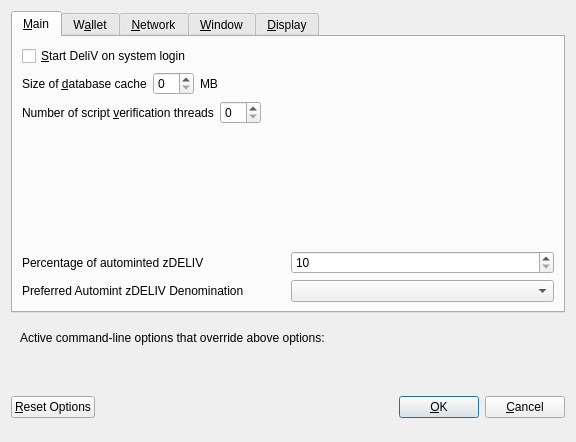
<?xml version="1.0" encoding="UTF-8"?>
<ui version="4.0">
 <class>OptionsDialog</class>
 <widget class="QDialog" name="OptionsDialog">
  <property name="geometry">
   <rect>
    <x>0</x>
    <y>0</y>
    <width>576</width>
    <height>442</height>
   </rect>
  </property>
  <property name="windowTitle">
   <string>Options</string>
  </property>
  <property name="modal">
   <bool>true</bool>
  </property>
  <layout class="QVBoxLayout" name="verticalLayout">
   <item>
    <widget class="QTabWidget" name="tabWidget">
     <property name="currentIndex">
      <number>0</number>
     </property>
     <widget class="QWidget" name="tabMain">
      <attribute name="title">
       <string>&amp;Main</string>
      </attribute>
      <layout class="QVBoxLayout" name="verticalLayout_Main">
       <item>
        <widget class="QCheckBox" name="bitcoinAtStartup">
         <property name="toolTip">
          <string>Automatically start DeliV after logging in to the system.</string>
         </property>
         <property name="text">
          <string>&amp;Start DeliV on system login</string>
         </property>
        </widget>
       </item>
       <item>
        <layout class="QHBoxLayout" name="horizontalLayout_2_Main">
         <item>
          <widget class="QLabel" name="databaseCacheLabel">
           <property name="text">
            <string>Size of &amp;database cache</string>
           </property>
           <property name="textFormat">
            <enum>Qt::PlainText</enum>
           </property>
           <property name="buddy">
            <cstring>databaseCache</cstring>
           </property>
          </widget>
         </item>
         <item>
          <widget class="QSpinBox" name="databaseCache"/>
         </item>
         <item>
          <widget class="QLabel" name="databaseCacheUnitLabel">
           <property name="text">
            <string>MB</string>
           </property>
           <property name="textFormat">
            <enum>Qt::PlainText</enum>
           </property>
          </widget>
         </item>
         <item>
          <spacer name="horizontalSpacer_2_Main">
           <property name="orientation">
            <enum>Qt::Horizontal</enum>
           </property>
           <property name="sizeHint" stdset="0">
            <size>
             <width>40</width>
             <height>20</height>
            </size>
           </property>
          </spacer>
         </item>
        </layout>
       </item>
       <item>
        <layout class="QHBoxLayout" name="horizontalLayout_3_Main">
         <item>
          <widget class="QLabel" name="threadsScriptVerifLabel">
           <property name="text">
            <string>Number of script &amp;verification threads</string>
           </property>
           <property name="textFormat">
            <enum>Qt::PlainText</enum>
           </property>
           <property name="buddy">
            <cstring>threadsScriptVerif</cstring>
           </property>
          </widget>
         </item>
         <item>
          <widget class="QSpinBox" name="threadsScriptVerif">
           <property name="toolTip">
            <string>(0 = auto, &lt;0 = leave that many cores free)</string>
           </property>
          </widget>
         </item>
         <item>
          <spacer name="horizontalSpacer_3_Main">
           <property name="orientation">
            <enum>Qt::Horizontal</enum>
           </property>
           <property name="sizeHint" stdset="0">
            <size>
             <width>40</width>
             <height>20</height>
            </size>
           </property>
          </spacer>
         </item>
        </layout>
       </item>
       <item>
        <spacer name="verticalSpacer_2">
         <property name="orientation">
          <enum>Qt::Vertical</enum>
         </property>
         <property name="sizeHint" stdset="0">
          <size>
           <width>20</width>
           <height>40</height>
          </size>
         </property>
        </spacer>
       </item>
       <item>
        <layout class="QHBoxLayout" name="horizontalLayout_3">
         <item>
          <widget class="QLabel" name="percentage_label">
           <property name="toolTip">
            <string>Percentage of incoming DELIV which get automatically converted to zDELIV via Zerocoin Protocol (min: 10%)</string>
           </property>
           <property name="text">
            <string>Percentage of autominted zDELIV</string>
           </property>
          </widget>
         </item>
         <item>
          <widget class="QSpinBox" name="zeromintPercentage">
           <property name="minimum">
            <number>10</number>
           </property>
           <property name="maximum">
            <number>100</number>
           </property>
          </widget>
         </item>
        </layout>
       </item>
       <item>
        <layout class="QHBoxLayout" name="horizontalLayout" stretch="0,0">
         <property name="sizeConstraint">
          <enum>QLayout::SetFixedSize</enum>
         </property>
         <item>
          <widget class="QLabel" name="labelPreferredDenom">
           <property name="maximumSize">
            <size>
             <width>16777215</width>
             <height>16777215</height>
            </size>
           </property>
           <property name="toolTip">
            <string>Wait with automatic conversion to Zerocoin until enough DELIV for this denomination is available</string>
           </property>
           <property name="text">
            <string>Preferred Automint zDELIV Denomination</string>
           </property>
          </widget>
         </item>
         <item>
          <widget class="QComboBox" name="preferredDenom">
           <property name="maximumSize">
            <size>
             <width>16777215</width>
             <height>27</height>
            </size>
           </property>
           <property name="toolTip">
            <string>Wait with automatic conversion to Zerocoin until enough DELIV for this denomination is available</string>
           </property>
           <property name="maxVisibleItems">
            <number>9</number>
           </property>
           <property name="maxCount">
            <number>9</number>
           </property>
          </widget>
         </item>
        </layout>
       </item>
      </layout>
     </widget>
     <widget class="QWidget" name="tabWallet">
      <attribute name="title">
       <string>W&amp;allet</string>
      </attribute>
      <layout class="QVBoxLayout" name="verticalLayout_Wallet">
       <item>
        <widget class="QGroupBox" name="groupBox">
         <property name="title">
          <string>Expert</string>
         </property>
         <layout class="QVBoxLayout" name="verticalLayout_2">
          <item>
           <widget class="QCheckBox" name="coinControlFeatures">
            <property name="toolTip">
             <string>Whether to show coin control features or not.</string>
            </property>
            <property name="text">
             <string>Enable coin &amp;control features</string>
            </property>
           </widget>
          </item>
          <item>
           <widget class="QCheckBox" name="showMasternodesTab">
            <property name="toolTip">
             <string>Show additional tab listing all your masternodes in first sub-tab&lt;br/&gt;and all masternodes on the network in second sub-tab.</string>
            </property>
            <property name="text">
             <string>Show Masternodes Tab</string>
            </property>
           </widget>
          </item>
          <item>
           <widget class="QCheckBox" name="spendZeroConfChange">
            <property name="toolTip">
             <string>If you disable the spending of unconfirmed change, the change from a transaction&lt;br/&gt;cannot be used until that transaction has at least one confirmation.&lt;br/&gt;This also affects how your balance is computed.</string>
            </property>
            <property name="text">
             <string>&amp;Spend unconfirmed change</string>
            </property>
           </widget>
          </item>
         </layout>
        </widget>
       </item>
       <item>
        <spacer name="verticalSpacer_Wallet">
         <property name="orientation">
          <enum>Qt::Vertical</enum>
         </property>
         <property name="sizeHint" stdset="0">
          <size>
           <width>20</width>
           <height>40</height>
          </size>
         </property>
        </spacer>
       </item>
      </layout>
     </widget>
     <widget class="QWidget" name="tabNetwork">
      <attribute name="title">
       <string>&amp;Network</string>
      </attribute>
      <layout class="QVBoxLayout" name="verticalLayout_Network">
       <item>
        <widget class="QCheckBox" name="mapPortUpnp">
         <property name="toolTip">
          <string>Automatically open the DeliV client port on the router. This only works when your router supports UPnP and it is enabled.</string>
         </property>
         <property name="text">
          <string>Map port using &amp;UPnP</string>
         </property>
        </widget>
       </item>
       <item>
        <widget class="QCheckBox" name="allowIncoming">
         <property name="toolTip">
          <string>Accept connections from outside</string>
         </property>
         <property name="text">
          <string>Allow incoming connections</string>
         </property>
        </widget>
       </item>
       <item>
        <widget class="QCheckBox" name="connectSocks">
         <property name="toolTip">
          <string>Connect to the DeliV network through a SOCKS5 proxy.</string>
         </property>
         <property name="text">
          <string>&amp;Connect through SOCKS5 proxy (default proxy):</string>
         </property>
        </widget>
       </item>
       <item>
        <layout class="QHBoxLayout" name="horizontalLayout_1_Network">
         <item>
          <widget class="QLabel" name="proxyIpLabel">
           <property name="text">
            <string>Proxy &amp;IP:</string>
           </property>
           <property name="textFormat">
            <enum>Qt::PlainText</enum>
           </property>
           <property name="buddy">
            <cstring>proxyIp</cstring>
           </property>
          </widget>
         </item>
         <item>
          <widget class="QValidatedLineEdit" name="proxyIp">
           <property name="minimumSize">
            <size>
             <width>140</width>
             <height>0</height>
            </size>
           </property>
           <property name="maximumSize">
            <size>
             <width>140</width>
             <height>16777215</height>
            </size>
           </property>
           <property name="toolTip">
            <string>IP address of the proxy (e.g. IPv4: 127.0.0.1 / IPv6: ::1)</string>
           </property>
          </widget>
         </item>
         <item>
          <widget class="QLabel" name="proxyPortLabel">
           <property name="text">
            <string>&amp;Port:</string>
           </property>
           <property name="textFormat">
            <enum>Qt::PlainText</enum>
           </property>
           <property name="buddy">
            <cstring>proxyPort</cstring>
           </property>
          </widget>
         </item>
         <item>
          <widget class="QLineEdit" name="proxyPort">
           <property name="minimumSize">
            <size>
             <width>55</width>
             <height>0</height>
            </size>
           </property>
           <property name="maximumSize">
            <size>
             <width>55</width>
             <height>16777215</height>
            </size>
           </property>
           <property name="toolTip">
            <string>Port of the proxy (e.g. 9050)</string>
           </property>
          </widget>
         </item>
         <item>
          <spacer name="horizontalSpacer_1_Network">
           <property name="orientation">
            <enum>Qt::Horizontal</enum>
           </property>
           <property name="sizeHint" stdset="0">
            <size>
             <width>40</width>
             <height>20</height>
            </size>
           </property>
          </spacer>
         </item>
        </layout>
       </item>
       <item>
        <spacer name="verticalSpacer_Network">
         <property name="orientation">
          <enum>Qt::Vertical</enum>
         </property>
         <property name="sizeHint" stdset="0">
          <size>
           <width>20</width>
           <height>40</height>
          </size>
         </property>
        </spacer>
       </item>
      </layout>
     </widget>
     <widget class="QWidget" name="tabWindow">
      <attribute name="title">
       <string>&amp;Window</string>
      </attribute>
      <layout class="QVBoxLayout" name="verticalLayout_Window">
       <item>
        <widget class="QCheckBox" name="minimizeToTray">
         <property name="toolTip">
          <string>Show only a tray icon after minimizing the window.</string>
         </property>
         <property name="text">
          <string>&amp;Minimize to the tray instead of the taskbar</string>
         </property>
        </widget>
       </item>
       <item>
        <widget class="QCheckBox" name="minimizeOnClose">
         <property name="toolTip">
          <string>Minimize instead of exit the application when the window is closed. When this option is enabled, the application will be closed only after selecting Quit in the menu.</string>
         </property>
         <property name="text">
          <string>M&amp;inimize on close</string>
         </property>
        </widget>
       </item>
       <item>
        <spacer name="verticalSpacer_Window">
         <property name="orientation">
          <enum>Qt::Vertical</enum>
         </property>
         <property name="sizeHint" stdset="0">
          <size>
           <width>20</width>
           <height>40</height>
          </size>
         </property>
        </spacer>
       </item>
      </layout>
     </widget>
     <widget class="QWidget" name="tabDisplay">
      <attribute name="title">
       <string>&amp;Display</string>
      </attribute>
      <layout class="QVBoxLayout" name="verticalLayout_Display">
       <item>
        <layout class="QHBoxLayout" name="horizontalLayout_1_Display">
         <item>
          <widget class="QLabel" name="langLabel">
           <property name="text">
            <string>User Interface &amp;language:</string>
           </property>
           <property name="textFormat">
            <enum>Qt::PlainText</enum>
           </property>
           <property name="buddy">
            <cstring>lang</cstring>
           </property>
          </widget>
         </item>
         <item>
          <widget class="QValueComboBox" name="lang">
           <property name="toolTip">
            <string>The user interface language can be set here. This setting will take effect after restarting DeliV.</string>
           </property>
          </widget>
         </item>
        </layout>
       </item>
       <item>
        <widget class="QLabel" name="label_3">
         <property name="toolTip">
          <string notr="true"/>
         </property>
         <property name="statusTip">
          <string notr="true"/>
         </property>
         <property name="whatsThis">
          <string notr="true"/>
         </property>
         <property name="accessibleName">
          <string notr="true"/>
         </property>
         <property name="text">
          <string>Language missing or translation incomplete? Help contributing translations here:
https://www.transifex.com/DeliV-project/DeliV-project-translations</string>
         </property>
         <property name="wordWrap">
          <bool>true</bool>
         </property>
         <property name="openExternalLinks">
          <bool>true</bool>
         </property>
         <property name="textInteractionFlags">
          <set>Qt::TextBrowserInteraction</set>
         </property>
        </widget>
       </item>
       <item>
        <layout class="QHBoxLayout" name="horizontalLayout_4_Display" stretch="0,0">
         <item>
          <widget class="QLabel" name="themeLabel">
           <property name="text">
            <string>User Interface Theme:</string>
           </property>
          </widget>
         </item>
         <item>
          <widget class="QValueComboBox" name="theme"/>
         </item>
        </layout>
       </item>
       <item>
        <widget class="Line" name="line">
         <property name="orientation">
          <enum>Qt::Horizontal</enum>
         </property>
        </widget>
       </item>
       <item>
        <layout class="QHBoxLayout" name="horizontalLayout_2_Display">
         <item>
          <widget class="QLabel" name="unitLabel">
           <property name="text">
            <string>&amp;Unit to show amounts in:</string>
           </property>
           <property name="textFormat">
            <enum>Qt::PlainText</enum>
           </property>
           <property name="buddy">
            <cstring>unit</cstring>
           </property>
          </widget>
         </item>
         <item>
          <widget class="QValueComboBox" name="unit">
           <property name="toolTip">
            <string>Choose the default subdivision unit to show in the interface and when sending coins.</string>
           </property>
          </widget>
         </item>
        </layout>
       </item>
       <item>
        <layout class="QHBoxLayout" name="horizontalLayout_5_Display">
         <item>
          <widget class="QLabel" name="digitsLabel">
           <property name="text">
            <string>Decimal digits</string>
           </property>
          </widget>
         </item>
         <item>
          <widget class="QValueComboBox" name="digits"/>
         </item>
        </layout>
       </item>
       <item>
        <layout class="QHBoxLayout" name="horizontalLayout_3_Display">
         <item>
          <widget class="QLabel" name="thirdPartyTxUrlsLabel">
           <property name="toolTip">
            <string>Third party URLs (e.g. a block explorer) that appear in the transactions tab as context menu items. %s in the URL is replaced by transaction hash. Multiple URLs are separated by vertical bar |.</string>
           </property>
           <property name="text">
            <string>Third party transaction URLs</string>
           </property>
           <property name="buddy">
            <cstring>thirdPartyTxUrls</cstring>
           </property>
          </widget>
         </item>
         <item>
          <widget class="QLineEdit" name="thirdPartyTxUrls">
           <property name="toolTip">
            <string>Third party URLs (e.g. a block explorer) that appear in the transactions tab as context menu items. %s in the URL is replaced by transaction hash. Multiple URLs are separated by vertical bar |.</string>
           </property>
          </widget>
         </item>
        </layout>
       </item>
       <item>
        <spacer name="verticalSpacer">
         <property name="orientation">
          <enum>Qt::Vertical</enum>
         </property>
         <property name="sizeHint" stdset="0">
          <size>
           <width>20</width>
           <height>40</height>
          </size>
         </property>
        </spacer>
       </item>
      </layout>
     </widget>
    </widget>
   </item>
   <item>
    <widget class="QFrame" name="frame">
     <layout class="QVBoxLayout" name="verticalLayout_Bottom">
      <item>
       <layout class="QHBoxLayout" name="horizontalLayout_Bottom">
        <item>
         <widget class="QLabel" name="overriddenByCommandLineInfoLabel">
          <property name="text">
           <string>Active command-line options that override above options:</string>
          </property>
          <property name="textFormat">
           <enum>Qt::PlainText</enum>
          </property>
         </widget>
        </item>
        <item>
         <spacer name="horizontalSpacer_Bottom">
          <property name="orientation">
           <enum>Qt::Horizontal</enum>
          </property>
          <property name="sizeHint" stdset="0">
           <size>
            <width>40</width>
            <height>20</height>
           </size>
          </property>
         </spacer>
        </item>
       </layout>
      </item>
      <item>
       <widget class="QLabel" name="overriddenByCommandLineLabel">
        <property name="text">
         <string/>
        </property>
        <property name="textFormat">
         <enum>Qt::PlainText</enum>
        </property>
        <property name="wordWrap">
         <bool>true</bool>
        </property>
       </widget>
      </item>
     </layout>
    </widget>
   </item>
   <item>
    <layout class="QHBoxLayout" name="horizontalLayout_Buttons">
     <item>
      <widget class="QPushButton" name="resetButton">
       <property name="toolTip">
        <string>Reset all client options to default.</string>
       </property>
       <property name="text">
        <string>&amp;Reset Options</string>
       </property>
       <property name="autoDefault">
        <bool>false</bool>
       </property>
      </widget>
     </item>
     <item>
      <spacer name="horizontalSpacer_1">
       <property name="orientation">
        <enum>Qt::Horizontal</enum>
       </property>
       <property name="sizeHint" stdset="0">
        <size>
         <width>40</width>
         <height>48</height>
        </size>
       </property>
      </spacer>
     </item>
     <item>
      <widget class="QLabel" name="statusLabel">
       <property name="minimumSize">
        <size>
         <width>200</width>
         <height>0</height>
        </size>
       </property>
       <property name="font">
        <font>
         <weight>75</weight>
         <bold>true</bold>
        </font>
       </property>
       <property name="text">
        <string/>
       </property>
       <property name="textFormat">
        <enum>Qt::PlainText</enum>
       </property>
       <property name="wordWrap">
        <bool>true</bool>
       </property>
      </widget>
     </item>
     <item>
      <spacer name="horizontalSpacer_2">
       <property name="orientation">
        <enum>Qt::Horizontal</enum>
       </property>
       <property name="sizeHint" stdset="0">
        <size>
         <width>40</width>
         <height>48</height>
        </size>
       </property>
      </spacer>
     </item>
     <item>
      <widget class="QPushButton" name="okButton">
       <property name="text">
        <string>&amp;OK</string>
       </property>
       <property name="autoDefault">
        <bool>false</bool>
       </property>
       <property name="default">
        <bool>true</bool>
       </property>
      </widget>
     </item>
     <item>
      <widget class="QPushButton" name="cancelButton">
       <property name="text">
        <string>&amp;Cancel</string>
       </property>
       <property name="autoDefault">
        <bool>false</bool>
       </property>
      </widget>
     </item>
    </layout>
   </item>
  </layout>
 </widget>
 <customwidgets>
  <customwidget>
   <class>QValidatedLineEdit</class>
   <extends>QLineEdit</extends>
   <header>qvalidatedlineedit.h</header>
  </customwidget>
  <customwidget>
   <class>QValueComboBox</class>
   <extends>QComboBox</extends>
   <header>qvaluecombobox.h</header>
  </customwidget>
 </customwidgets>
 <resources/>
 <connections/>
</ui>
